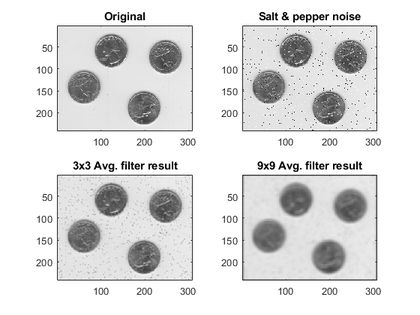
%> input picture BSCOMPUTER ENGINEERING/4th YEAR OF COMPUTER ENGINEERING/7th SEMESTER/DIGITAL IMAGE PROCESSING/MATLAB CODES OF DIGITAL IMAGE PROCESSING/LECTURE#4CODES/eight.bmp, 420 x 315 px, shrunk from 560 x 420 before the run, given in place of eight.tif, which was not available
$ octave avgnoisefilter.m   (GNU Octave 9; MATLAB toolbox functions it lacks are replaced by stand-ins)
%> lines starting %> are read from the running program, lines starting %| are printed output that depends on the picture; pictures that were not available may be replaced by others from this repository, and a replacement may not be noted
clear all;
close all;
clc;
I = imread('eight.tif');
%> I is the input picture: size 315x420x3 uint8; min 0, max 255, mean 223.6
subplot(2,2,1);
subimage(I);title('Original');
I = imnoise(I,'salt & pepper',0.02);
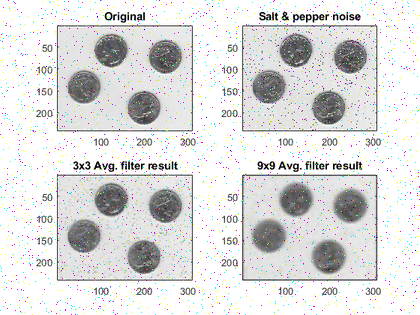
%> I: size 315x420x3 uint8; mean R, G, B 221.6, 221.6, 221.6
subplot(2,2,2);
subimage(I);title('Salt & pepper noise');
% uint8 to double
I = im2double(I);
%> I: size 315x420x3 double
J = I;
blockSize = 3;
for r = 2:size(I,1) - 1
    for c = 2:size(I,2) - 1
        I(r, c) = (I(r-1,c-1) +  I(r-1,c) +I(r-1,c+1) +I(r,c-1) +...
            I(r,c+1) +I(r+1,c+1) +I(r+1,c) +I(r+1,c-1)) / 9;
    end
end
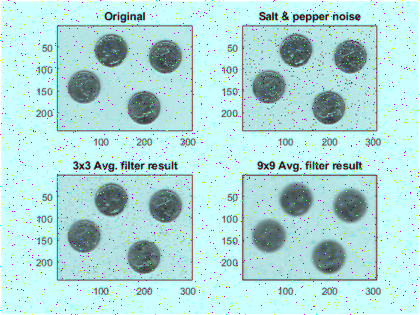
%> I: size 315x420x3 double; mean R, G, B 0.698, 0.869, 0.869
%I = filter2(fspecial('average',3),I);
subplot(2,2,3);
subimage(I);title('3x3 Avg. filter result');

$ run again, with BSCOMPUTER ENGINEERING/4th YEAR OF COMPUTER ENGINEERING/7th SEMESTER/DIGITAL IMAGE PROCESSING/MATLAB CODES OF DIGITAL IMAGE PROCESSING/LECTURE#4CODES/003_F.png saved as BSCOMPUTER ENGINEERING/4th YEAR OF COMPUTER ENGINEERING/7th SEMESTER/DIGITAL IMAGE PROCESSING/MATLAB CODES OF DIGITAL IMAGE PROCESSING/LECTURE#4CODES/eight.bmp
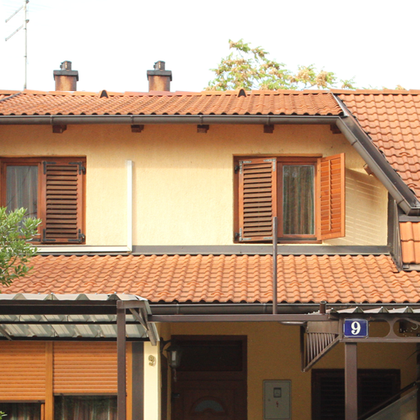
%> input picture BSCOMPUTER ENGINEERING/4th YEAR OF COMPUTER ENGINEERING/7th SEMESTER/DIGITAL IMAGE PROCESSING/MATLAB CODES OF DIGITAL IMAGE PROCESSING/LECTURE#4CODES/003_F.png, 420 x 420 px, shrunk from 512 x 512 before the run, given in place of eight.tif, which was not available
%> I is the input picture: size 420x420x3 uint8; mean R, G, B 177.6, 148.3, 123.2
%> `I = imnoise(I,'salt & pepper',0.02);`:
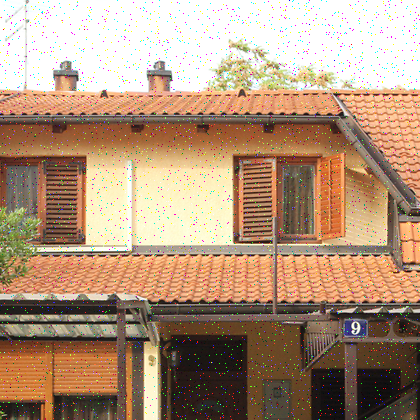
%> I: size 420x420x3 uint8; mean R, G, B 176.5, 147.9, 123.2
%> after the loop `for r = 2:size(I,1) - 1`:
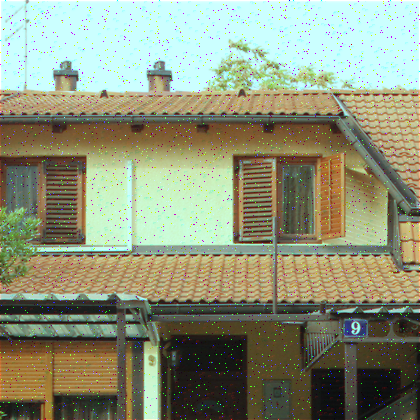
%> I: size 420x420x3 double; mean R, G, B 0.555, 0.58, 0.483
